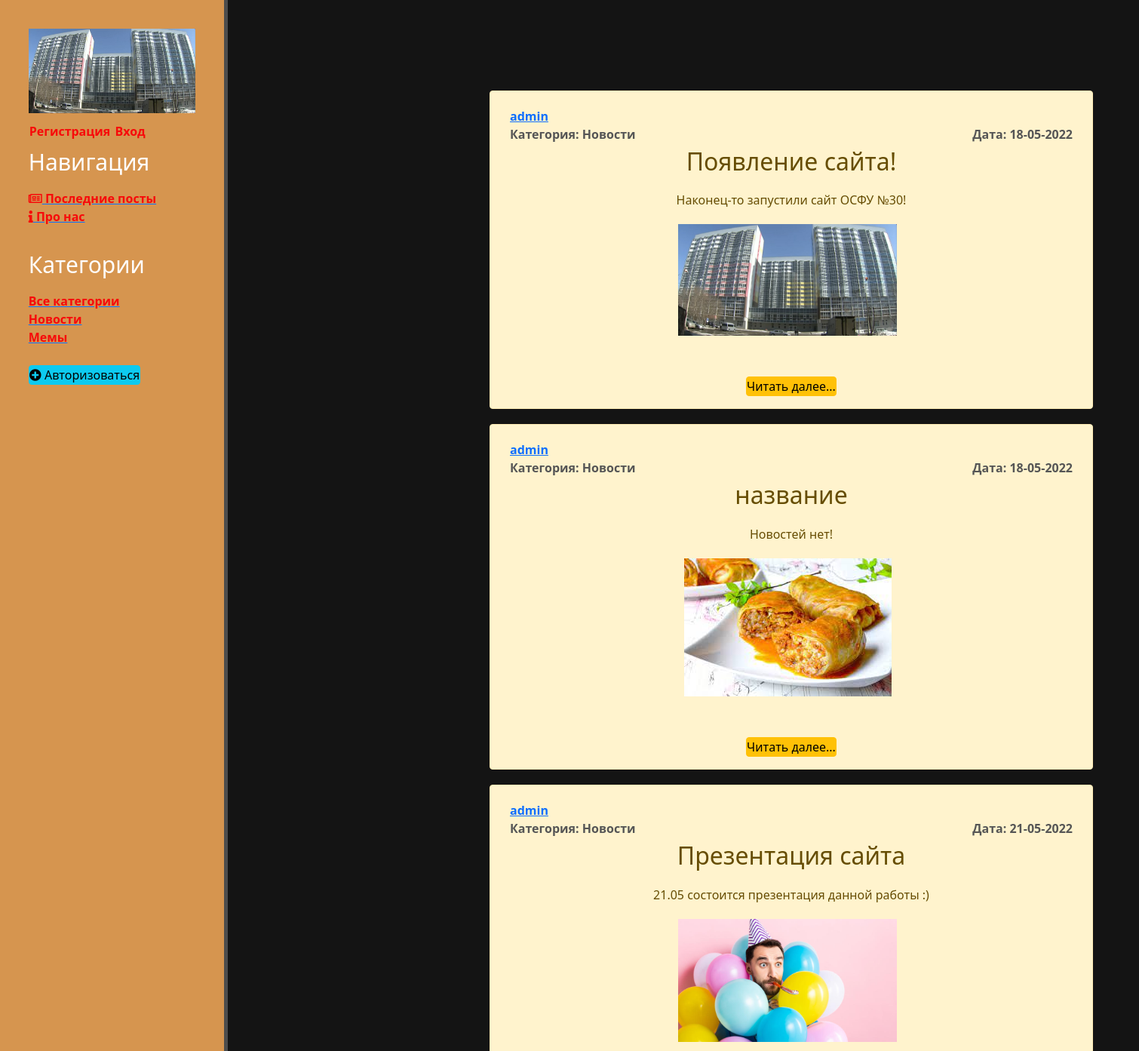
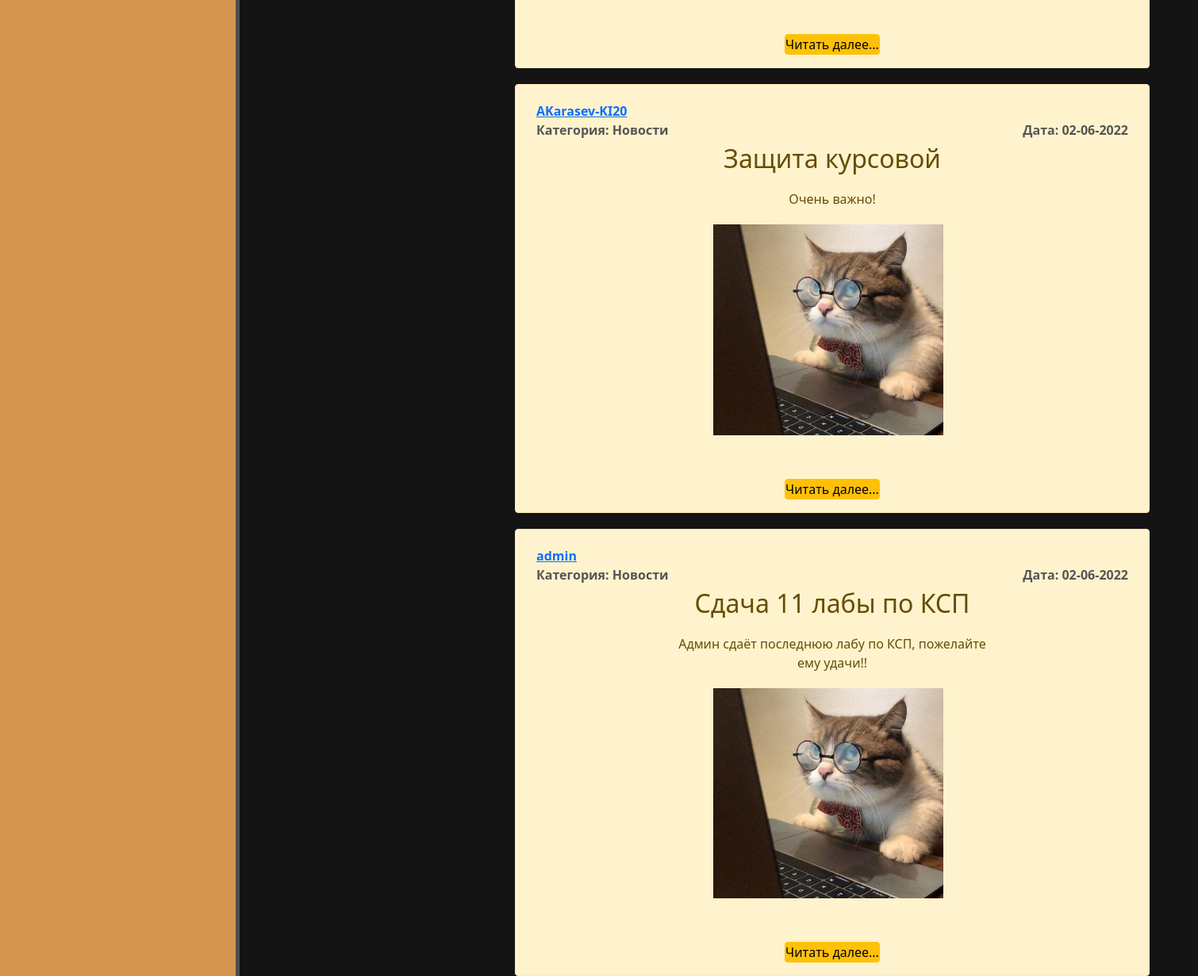
Page /category/1 on the committed database (2 pictures, top to bottom).
### main/models.py (models this page shows, shortened)
class Category(models.Model): #категория
    name = models.CharField(max_length=100, db_index=True)
    def __str__(self):
        return self.name
    def get_absolute_url(self):
        return reverse('category', kwargs={'cat_id': self.pk})
    class Meta:
        verbose_name = 'Категория'
        verbose_name_plural = 'Категории'

class Posts(models.Model): #пост
    title = models.CharField('Название', max_length=50)
    full_text = models.TextField('Пост')
    photo = models.ImageField('Фото', upload_to='photos/%Y/%m/%d/', null=True)
    date = models.DateTimeField('Дата публикации', auto_now_add=True)
    cat = models.ForeignKey('Category', on_delete=models.PROTECT)
    author = models.ForeignKey(User, on_delete=models.CASCADE, verbose_name="Автор", related_name="posts", null=True)
    class Meta: #класс названий для таблички (админ панель)
        verbose_name = 'Пост'
        verbose_name_plural = 'Посты'

### main/views.py (the view)
# urls.py: path('category/<int:cat_id>', show_category, name='category'),
def show_category(request, cat_id): #метод просмотра категорий
    post = Posts.objects.filter(cat_id=cat_id)
    cats = Category.objects.all()
    data = {
        'post': post,
        'cats': cats,
    }
    return render(request, 'main/post_home.html', data)

### main/templates/main/post_home.html (shortened to what this page needs)
{% extends 'main/layout.html' %}
{% block content %}
    <div class="features">
        {% for el in post %}
            <div class="alert alert-warning">
                <div class="article-panel">
                    <p class="first"><a href="{% url 'profile-detail' el.author.id %}">{{ el.author }}</a></p><br>
                    <p class="last">Дата: {{el.date|date:"d-m-Y"}}</p>
	                <p class="first">Категория: {{el.cat}}</p><br>
                </div>
                <h2>{{ el.title }}</h2>
                {% autoescape on %}
	            {{el.full_text|linebreaks|truncatewords:50}}
	            {% endautoescape %}
                {% if el.photo %}
	            <p><img class="img-article-left" src="{{ el.photo.url }}"></p>
                {% endif %}<br>
                <a href="{% url 'post-detail' el.pk %}" class="btn btn-warning">Читать далее...</a>
            </div>
        {% endfor %}
    </div>
{% endblock %}

### main/templates/main/layout.html (shortened to what this page needs)
<!doctype html>
{% load static %}
<html lang="en">
<head>
    <link rel="stylesheet" href="https://cdn.jsdelivr.net/npm/bootstrap@5.1.3/dist/css/bootstrap.min.css">
    <link rel="stylesheet" href="{% static 'main/css/main.css' %}">
    <link rel="stylesheet" href="https://use.fontawesome.com/releases/v5.8.2/css/all.css">
    <link rel="stylesheet" href="{% static 'css/scrollup-button.css' %}" type="text/css">
</head>
<body>
<aside>
    <a href="{% url 'home' %}"><img src="{% static 'main/img/fon.jpeg' %}" alt=""></a>
    <ul>
        {% if user.is_authenticated  %}
            <a href="#" class="btn" id="user-page"><li>Личный кабинет</li></a>
            <a href="{% url 'profile-detail' user.id %}" class="btn addPages" style="display:none;"><li>Профиль</li></a>
            <a href="{% url 'exit' %}" class="btn addPages" style="display:none;"><li>Выход</li></a>
        {% else %}
            <a href="{% url 'reg' %}" class="btn"><li>Регистрация</li></a>
            <a href="{% url 'user' %}" class="btn"><li>Вход</li></a>
        {% endif %}
    </ul>
    <h3>Навигация</h3>
    <ul>
        <a href="{% url 'post_home' %}"><li><i class="far fa-newspaper"></i> Последние посты</li></a>
        <a href="{% url 'about' %}"><li><i class="fas fa-info"></i> Про нас</li></a>
    </ul>
    <br>
    <h3>Категории</h3>
    <ul>
        <a href="{% url 'post_home' %}"><li>Все категории</li></a>
        {% for c in cats %}
                <a href="{{ c.get_absolute_url }}"><li>{{ c.name }}</li></a>
        {% endfor %}
    </ul>
    <br>
         {% if user.is_authenticated  %}
            <a href="{% url 'create' %}"><button class="btn btn-info"><i class="fas fa-plus-circle"></i> Написать пост</button></a>
        {% else %}
            <a href="{% url 'user' %}"><button class="btn btn-info"><i class="fas fa-plus-circle"></i> Авторизоваться</button></a>
        {% endif %}
</aside>
<main>
    {% block content %}
    {% endblock %}
</main>
</body>
</html>

### main/static/main/css/main.css (style rules this page uses)
body { background-color: #141414; color: #f20a0a }
aside { float: left; padding: 2.5%; color: #fff; border-right: 5px solid #4d4d4d; height: 100%; width: 20%; position: fixed; background: #d6954f; z-index: 100; }
aside img { width: 100%; float: center; }
aside h3 { margin-top: 10px; font-size: 30px; }
aside ul { list-style: none }
aside ul li { color: #f70a0a; display: block; transition: all .6s ease; font-weight: bold }
main .features { float: left; color: #fff; margin-top: 100px; text-align: center; width: 80%; margin-left: 300px; padding: 0px 10px; padding-left: 300px; }
main .features p { max-width:400px; margin: 20px auto; }
.alert-warning { width: 800px; margin: 0 auto; text-align: center; margin-top: 20px; }
div.article-panel { padding: 5px 10px 5px 10px; box-sizing: border-box; overflow: hidden; color: #555; font-weight: bold }
div.article-panel p.first { margin: 0; float: left; }
div.article-panel p.last { margin: 0; float: right; }
img { max-width: 600px; height: auto; }
img.img-article-left { max-width: 300px; height: auto; float: center; padding: 0 10px 10px 0; }
ul { padding: 10px 0 0 0; margin: 0; }
.btn { padding: 0; }

### rows in the picture
Category: name "Новости"
Category: name "Мемы"
Posts: author "admin", date "18-05-2022", cat "Новости", title "Появление сайта!", full_text "Наконец-то запустили сайт ОСФУ №30!", photo (picture)
Posts: author "admin", date "18-05-2022", cat "Новости", title "название", full_text "Новостей нет!", photo (picture)
Posts: author "admin", date "21-05-2022", cat "Новости", title "Презентация сайта", full_text "21.05 состоится презентация данной работы :)", photo (picture)
Posts: author "AKarasev-KI20", date "02-06-2022", cat "Новости", title "Защита курсовой", full_text "Очень важно!", photo (picture)
Posts: author "admin", date "02-06-2022", cat "Новости", title "Сдача 11 лабы по КСП", full_text "Админ сдаёт последнюю лабу по КСП, пожелайте ему удачи!!", photo (picture)
